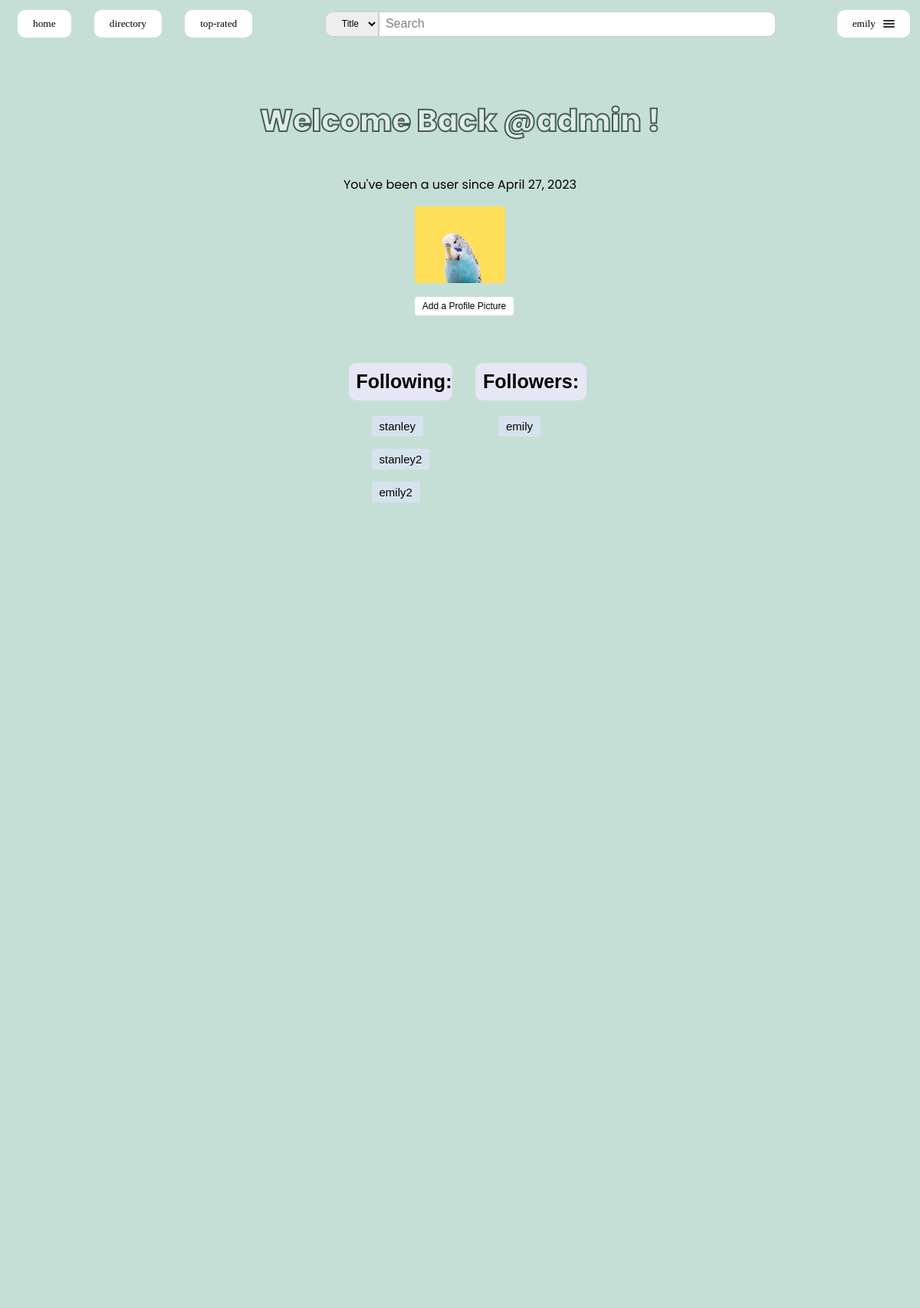
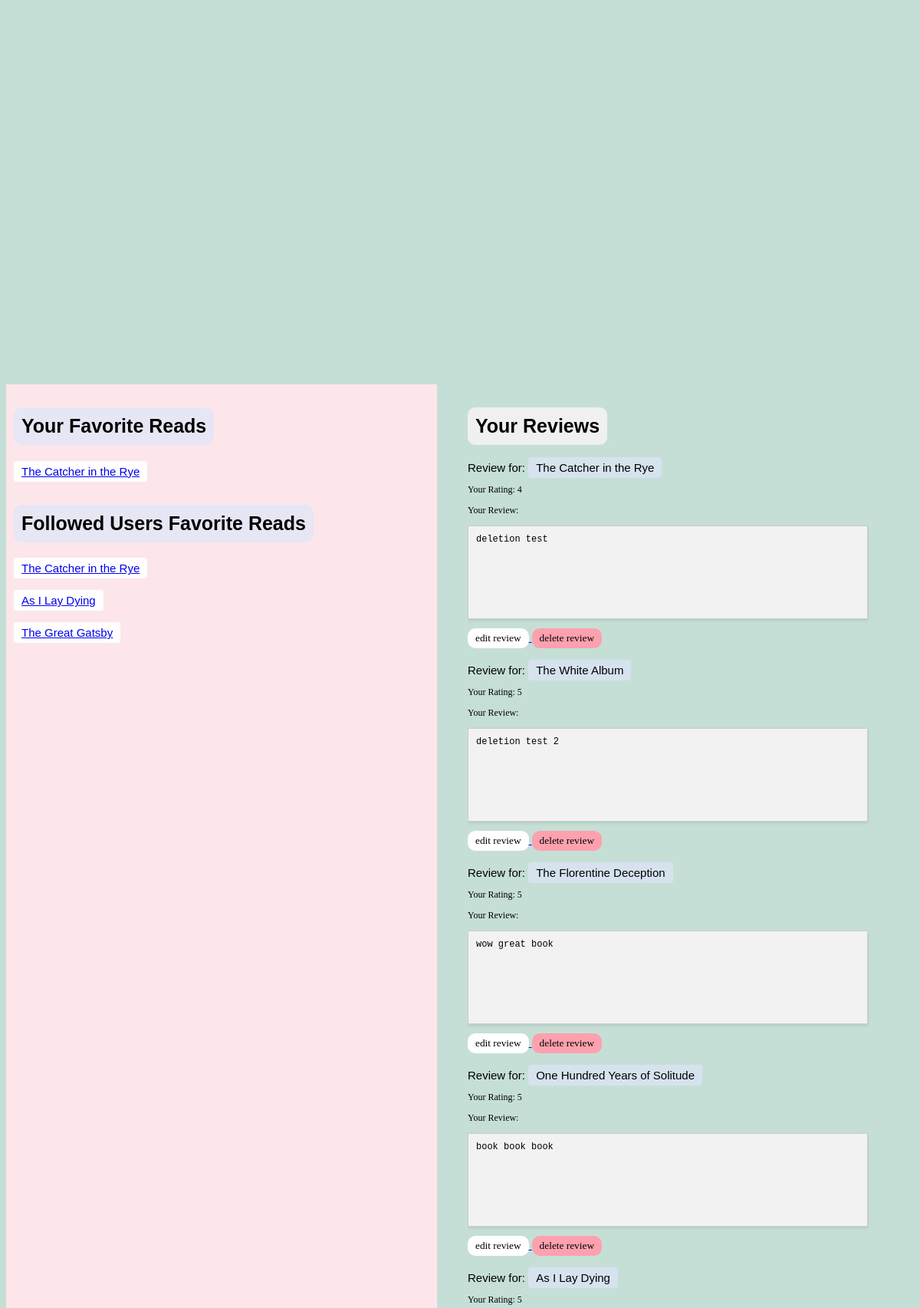
Page /profiles/1/page (signed in, upper part) on the committed database (2 pictures, top to bottom).
### profiles/models.py (models this page shows, shortened)
class UserProfile(models.Model):
    user = models.ForeignKey(User, on_delete=models.CASCADE, blank=True, default=0, related_name="profile")
    profile_picture = models.ImageField(upload_to='profile_pictures/', blank=True, null=True)
    favorite_books = models.ManyToManyField(Book, blank=True)
    followed_users = models.ManyToManyField("self", blank=True, related_name="following", symmetrical=False)
    follower_users = models.ManyToManyField("self", blank=True, related_name="followers", symmetrical=False)

### books/models.py (models this page shows, shortened)
class Book(models.Model):
    title = models.CharField(max_length=200, blank=False)
    author = models.CharField(max_length=200)
    pub_year = models.IntegerField(default=-1, blank=True)
    isbn = models.CharField(max_length=13, blank=True)
    olid = models.CharField(max_length=11, blank=True)

### reviews/models.py (models this page shows)
class Review(models.Model):
    user = models.ForeignKey(User, on_delete=models.CASCADE, blank=True)
    book = models.ForeignKey(Book, on_delete=models.CASCADE)
    rating = models.IntegerField(blank=False, default=0)
    text = models.CharField(blank=False,max_length=500)
    images = models.ImageField(upload_to='review_images/',blank=True)
    likes=models.ManyToManyField(User, related_name='liked_reviews', blank=True)
    dislikes=models.ManyToManyField(User, related_name='disliked_reviews', blank=True)

### profiles/views.py (the view)
# urls.py: path("<int:user_id>/page", views.user_profile, name="user-profile"),
def user_profile(request, user_id):
    profile_user = User.objects.get(pk=user_id)
    if profile_user is not None:
        try:
            profile = UserProfile.objects.filter(user=profile_user)[0]
        except:
            profile = UserProfile.objects.create(user=profile_user)
        reviews = Review.objects.filter(user=profile_user)
        followed_fav_books = set()
        for followed_user in profile.followed_users.all():
            for book in followed_user.favorite_books.all():
                if book not in followed_fav_books:
                    followed_fav_books.add(book)
        context =  {
            'profile_user': profile_user,
            'reviews': reviews,
            'profile': profile,
            'followed_fav_books': followed_fav_books,
        }
        return render(request, 'profiles/user-profile.html', context)
    return None

### templates/profiles/user-profile.html (shortened to what this page needs)
{% extends "base.html" %}
{% block content %}
    <h2 class = "user-back">Welcome Back @{{profile_user.username}} !</h2>
    <p class = "date-userhood">You've been a user since {{profile_user.date_joined.date}}</p>
    <p class = "profile-things">
      {% if profile.profile_picture %}
        <img src="{{ MEDIA_URL }}{{ profile.profile_picture }}" alt="Profile Picture" style="width: 10%; height: 100%; margin-left: 45%;">
      {% endif %}
      <form method="post" enctype="multipart/form-data">
          <a class = "add-pfp" href="{% url 'profiles:upload_profile_picture' profile_user.id %}">Add a Profile Picture </a>
      </form>
    </p>
    <div class="ff-cont">
      <div class="lsection">
        <h2 class="header-1">Following:</h2>
        {% for followed_user in profile.followed_users.all %}
          <p><a class="user-title" href="{% url 'profiles:profile' followed_user.user_id %}">{{ followed_user.user.username }}</a></p>
        {% empty %}
          <p>None</p>
        {% endfor %}
      </div>
      <div class="rsection">
        <h2 class="header-1">Followers:</h2>
        {% for follower in profile.follower_users.all %}
          <p><a class="user-title" href="{% url 'profiles:profile' follower.user_id %}">{{ follower.user.username }}</a></p>
        {% empty %}
          <p>None</p>
        {% endfor %}
      </div>
    </div>
    <div class="grid-container">
        <div class="left-s">
          <h2 class="header-1">Your Favorite Reads</h2>
          {% for book in profile.favorite_books.all %}
          <p class="my-fav-book"><a href="{% url 'books:view_book' book.id %}">{{ book.title }}</a></p>
          {% empty %}
          <p class="my-fav-book">No favorite books.</p>
          {% endfor %}
          <h2 class="header-1">Followed Users Favorite Reads</h2>
          {% for book in followed_fav_books %}
            <p class="my-fav-book"><a href="{% url 'books:view_book' book.id %}">{{ book.title }}</a></p>
          {% empty %}
            <p class="my-fav-book">No favorite books.</p>
          {% endfor %}
        </div>
        <div class="right-s">
          <h2 class="header-2">Your Reviews</h2>
          {% for review in reviews %}
          <div class="review-row">
            <div class="review-books">
              <b class="rev-for">Review for: <a class="rand-title" href="{% url 'books:view_book' review.book.id %}">{{review.book.title}}</a></b>
            </div>
            <div class="review-contents">
              <p class="rating-prof">Your Rating: {{review.rating}}</p>
              <p class="rating-prof">Your Review:</p>
              <p class="user-rev">{{review.text}}</p>
              <a href="{% url 'books:edit_review' review.book.id %}">
                <button type="edit-rev" class="edit-rev">Edit Review</button>
              </a>
              <a href="{% url 'books:edit_review' review.book.id %}">
                <button type="delete-rev" class="rev-button delete-button">Delete Review</button>
              </a>
            </div>
          </div>
          {% endfor %}
        </div>
      </div>
{% endblock %}

### templates/nav.html (shortened to what this page needs)
<nav>
    <span class="menu-items">
        <a href="{% url 'books:home_page' %}">
            <button type="home" class="nav-button">Home</button>
        </a>
        <a href="{% url 'books:list_books' %}">
            <button type="books" class="nav-button">Directory</button>
        </a>
        <a href="{% url 'books:top_ten' %}">
            <button type="rating" class="nav-button">Top-Rated</button>
        </a>
    </span>
    <span class="search-bar">
        <form id="search-bar"  method="GET" action="{% url 'books:search_books' %}">
            <select name="field" id="field">
                <option value="title" {% if field == 'title'%} selected {% endif %}>Title</option>
              </select>
            <input type="text" name="query" id="search-input" placeholder="Search" {% if query %}value="{{query}}"{% endif %} />
        </form>
    </span>
    <span class="login-status">
        {% if user.is_authenticated %}
        <div class="dropdown">
            <button class="hamburger-menu-button" type="button" id="dropdownMenuButton" data-toggle="dropdown" aria-haspopup="true" aria-expanded="false">
                <span class="text">{{user.username}}</span>
                <span class="hamburger">
                    <div class="hamburger-icon"></div>
                    <div class="hamburger-icon"></div>
                    <div class="hamburger-icon"></div>
                </span>
            </button>
        </div>
        {% else %}
        <a href="{% url 'users:signup' %}">
            <button type="signup" class="nav-button">Sign Up</button></a>
        <a href="{% url 'users:login'%}">
            <button type="login" class="nav-button">Login</button>
        </a>
        {% endif %}
    </span>
</nav>

### static/css/signup.css (style rules this page uses)
form input[type="text"], form input[type="email"], form input[type="password"] { margin-top: 10px; width: 250px; padding: 5px; border: 1px solid #ccc; border-radius: 5px; display:inline-block; }

### static/css/nav.css (style rules this page uses)
nav { padding: 5px; padding-bottom: 20px; font-family: system-ui, -apple-system, BlinkMacSystemFont, 'Segoe UI', Roboto, Oxygen, Ubuntu, Cantarell, 'Open Sans', 'Helvetica Neue', sans-serif; font-size: 20px; text-transform: lowercase; display: flex; justify-content: space-between; align-items: center; }
.login-status { float: right; }
.menu-items a { margin-left: 10px; margin-right: 10px; display: inline-block; }
.nav-button { display: inline-block; font-family: Verdana; text-transform: lowercase; color: black; background-color: white; margin-right: 5px; padding: 10px 20px; border: none; border-radius: 10px; text-align: center; text-decoration: none; cursor: pointer; }
.hamburger-menu-button { display: flex; align-items: center; background-color: white; text-transform: lowercase; border: none; font-family: Verdana; border-radius: 10px; cursor: pointer; padding: 10px 20px; border: none; border-radius: 10px; text-align: center; text-decoration: none; cursor: pointer; }
.text { padding-right: 10px; }
.hamburger-icon { width: 15px; height: 2px; background-color: #333; margin: 2px 0; border-radius: 1px; }
.search-bar { display: inline-block; }
.search-bar form { display: flex; align-items: center; }
.search-bar input[type="text"] { margin-top: 0px; padding: 8px; border: 1px solid #ccc; border-radius: 0px 10px 10px 0px; min-width: 500px; height: 15px; font-size: 16px; }
.search-bar input[type="text"]::placeholder { color: grey; font: Verdana; }
.search-bar select { text-align: center; height: 33px; padding: 4px 2px 4px 10px; font-size: 12px; border-radius: 10px 0px 0px 10px; border: 1px solid #ccc; }

### static/css/stars.css (style rules this page uses)
:root { --star-color: #fff; --star-background: #fc0; }

### static/css/base.css (style rules this page uses)
body { background-color: #c6dfd6; }

### static/css/book.css (style rules this page uses)
.rev-button { display: inline-block; font-family: Verdana; text-transform: lowercase; color: black; background-color: white; padding: 5px 10px; border: none; border-radius: 10px; text-align: center; text-decoration: none; cursor: pointer; }
.user-rev { background-color: #f2f2f2; padding: 10px; border: 1px solid #ccc; box-shadow: 0 2px 4px rgba(0, 0, 0, 0.1); font-family: 'Courier New', Courier, monospace; font-size: 12px; max-width: 500px; min-height: 100px; }
.delete-button { background-color:rgb(253, 161, 175); }

### rows in the picture
UserProfile: profile_picture (picture)
UserProfile: user.username "stanley"
UserProfile: user.username "stanley2"
UserProfile: user.username "emily2"
UserProfile: user.username "emily"
Book: title "The Catcher in the Rye"
Book: title "As I Lay Dying"
Book: title "The Great Gatsby"
Review: book "The Catcher in the Rye", rating "4", text "deletion test"
Review: book "The White Album", rating "5", text "deletion test 2"
Review: book "The Florentine Deception", rating "5", text "wow great book"
Review: book "One Hundred Years of Solitude", rating "5", text "book book book"
Review: book "As I Lay Dying", rating "5"

### other values in the picture
{{ user.username }} "emily"
{{ profile_user.username }} "admin"
{{ profile_user.date_joined.date }} "April 27, 2023"
